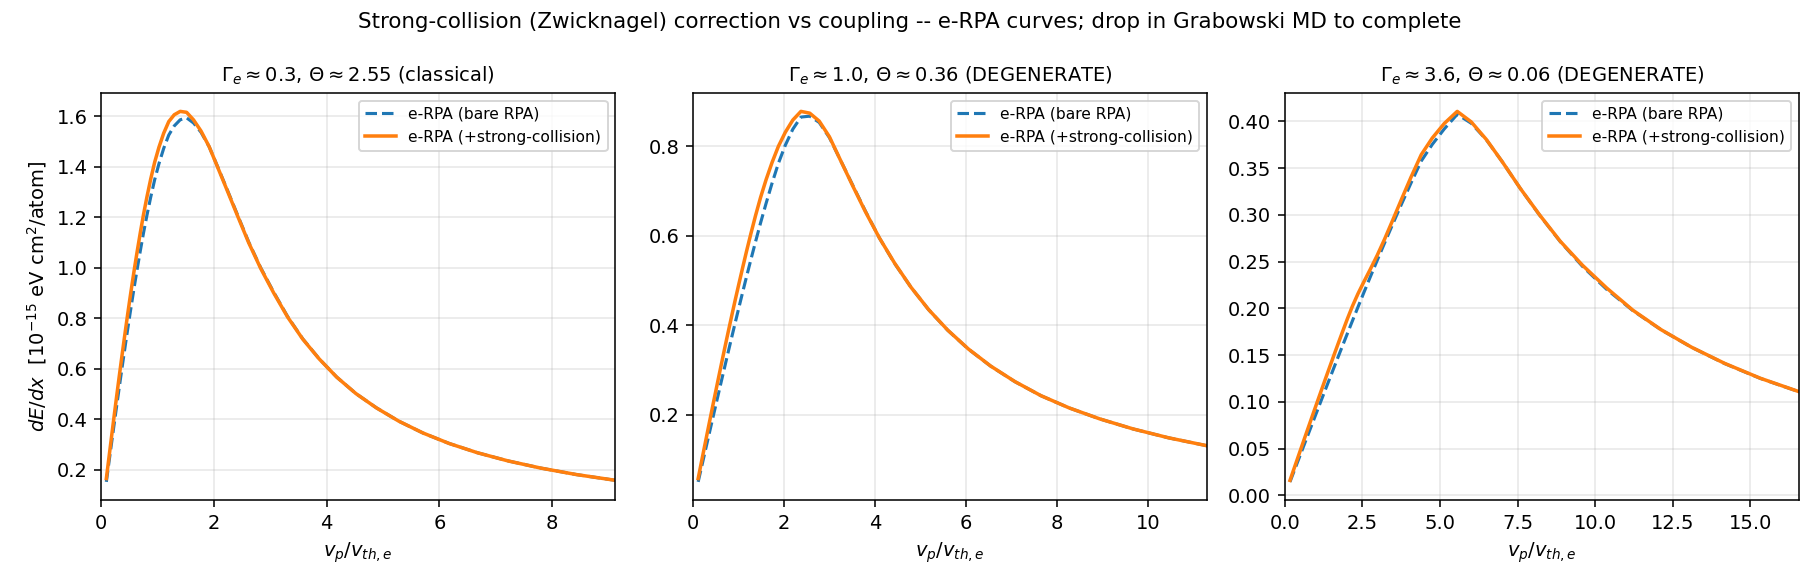

Recreate this plot in Python.
# SPDX-License-Identifier: GPL-3.0-or-later
"""
Grabowski et al. (PRL 111, 215002, 2013) strong-coupling stopping comparison.

STATUS: framework + our-side (e-RPA) curves. HELD FOR FUTURE -- not part of the
PoP paper. Purpose: exercise the strong-collision (Zwicknagel) correction, which
is inactive in every weakly-coupled benchmark in the paper (Cayzac Gamma~0.01).

What this does:
  * runs the e-RPA pipeline (proton in H) at several electron-coupling values
    Gamma_e, with the strong-collision correction OFF (mloss=1, bare RPA) and
    ON (mloss=24, +LFC+strong-collision+Bloch);
  * plots dE/dx vs v_p/v_th,e for each Gamma, so the strong-collision shift is
    visible, with an empty overlay slot for Grabowski's digitized classical-MD
    points (data/refs/grabowski_md_*.csv, WebPlotDigitizer, as for Frenje).

IMPORTANT physical caveat (write this into any future figure caption):
  Grabowski's MD is a CLASSICAL plasma. For a real electron plasma, strong
  coupling (Gamma_e > 1) and non-degeneracy (Theta = T/E_F > 1) barely coexist --
  electrons degenerate before they strongly couple -- so the comparison is
  apples-to-apples only at Gamma_e < 1 (Theta > 1). At Gamma_e >~ 1 the e-RPA
  point is degenerate (Theta < 1) while Grabowski's is classical; it is then an
  indicative test of the correction's direction/magnitude, not a strict match.
  Theta is computed and printed/annotated for every point so this is explicit.
"""
import os, subprocess, sys
import numpy as np
import matplotlib
matplotlib.use('Agg')
import matplotlib.pyplot as plt

REPO = os.path.dirname(os.path.dirname(os.path.abspath(__file__)))
PY_ENV = sys.executable
HARTREE_EV = 27.211386
A0_CM = 0.529177e-8

# (density g/cc, Te eV) chosen to span Gamma_e ~ 0.3, 1, 3 for hydrogen (zbar~1)
CONDITIONS = [
    dict(d=1.0,  t=66.0, tag='g03'),
    dict(d=10.0, t=43.0, tag='g10'),
    dict(d=50.0, t=20.0, tag='g30'),
]

def nion_per_bohr3(d_gcc, A=1.008):
    return d_gcc / A * 6.02214076e23 * A0_CM**3

def gamma_theta(d, t):
    n = nion_per_bohr3(d)                 # zbar~1 for H plasma
    rs = (3.0/(4*np.pi*n))**(1/3)         # a_e in Bohr
    Te = t/HARTREE_EV
    Gamma = 1.0/(rs*Te)
    Ef = 0.5*(3*np.pi**2*n)**(2/3)        # Hartree
    Theta = Te/Ef
    return Gamma, Theta, rs

def run(cond, mloss):
    od = os.path.join(REPO, 'validation', 'gr_%s_m%d' % (cond['tag'], mloss))
    cmd = [PY_ENV, 'dedx.py', '--zp=1', '--zt=1',
           '--d=%g' % cond['d'], '--t=%g' % cond['t'],
           '--aa=2', '--mloss=%d' % mloss,
           '--emin=1e-3', '--emax=10', '--mep=60', '--od=' + od]
    subprocess.run(cmd, cwd=REPO, check=True,
                   stdout=subprocess.DEVNULL, stderr=subprocess.DEVNULL)
    return np.loadtxt(os.path.join(od, 'dedx.dat'), comments='#')

def main():
    fig, axes = plt.subplots(1, 3, figsize=(13, 4.2), sharey=False)
    for ax, cond in zip(axes, CONDITIONS):
        G, Th, rs = gamma_theta(cond['d'], cond['t'])
        m1 = run(cond, 1)     # bare RPA
        m24 = run(cond, 24)   # + LFC + strong-collision + Bloch
        vthe = np.sqrt(2*cond['t']/511000.0)          # /c
        vp = np.sqrt(2*m1[:, 0]/931.0)                # /c, E/A in MeV
        x = vp/vthe
        ax.plot(x, m1[:, 1],  '--', lw=1.6, label='e-RPA (bare RPA)')
        ax.plot(x, m24[:, 1], '-',  lw=1.8, label='e-RPA (+strong-collision)')
        # --- overlay slot for Grabowski classical MD (digitize into this CSV) ---
        md = os.path.join(REPO, 'data', 'refs', 'grabowski_md_%s.csv' % cond['tag'])
        if os.path.exists(md):
            g = np.loadtxt(md, delimiter=',')
            ax.plot(g[:, 0], g[:, 1], 'ko', ms=5, label='Grabowski MD (2013)')
        cls = 'classical' if Th > 1 else 'DEGENERATE'
        ax.set_title(r'$\Gamma_e\approx%.1f$, $\Theta\approx%.2f$ (%s)' % (G, Th, cls),
                     fontsize=10)
        ax.set_xlabel(r'$v_p/v_{th,e}$'); ax.set_xlim(0, x.max())
        ax.grid(alpha=0.3)
        if ax is axes[0]:
            ax.set_ylabel(r'$dE/dx$  [$10^{-15}$ eV cm$^2$/atom]')
        ax.legend(fontsize=8)
        print('%s: Gamma_e=%.2f  Theta=%.2f  rs=%.3f  %s'
              % (cond['tag'], G, Th, rs, cls))
    fig.suptitle('Strong-collision (Zwicknagel) correction vs coupling '
                 '-- e-RPA curves; drop in Grabowski MD to complete', fontsize=11)
    fig.tight_layout()
    out = os.path.join(REPO, 'validation', 'grabowski_compare.png')
    fig.savefig(out, dpi=140); print('wrote', out)

if __name__ == '__main__':
    main()
